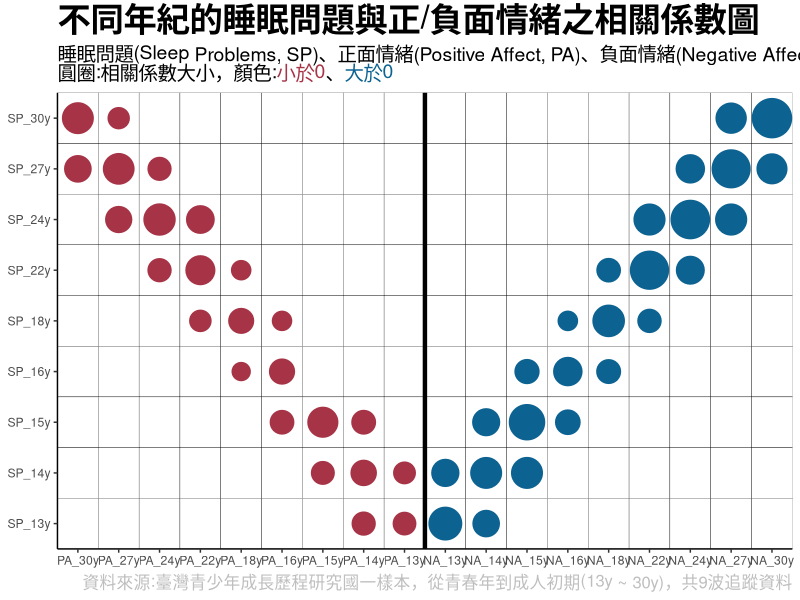
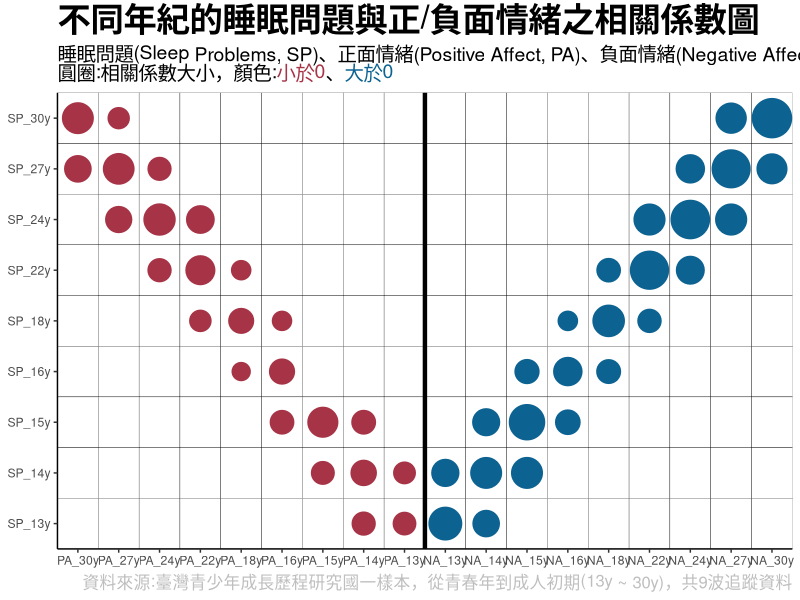

Write the R code that produced these figures, in order.
library(readxl)
library(tidyverse)
library(lavaan)
library(magrittr)
library(ggtext)

# 讀資料 ----
## 先預處理
corr1 <- read_excel("30 practice/corr/corr.xlsx", 
                   sheet = "xyz31")

cor_nm <- colnames(corr1)[-1]

## 標籤
xlevel <- c("PA_30y", "PA_27y", "PA_24y", "PA_22y", "PA_18y", "PA_16y",
            "PA_15y", "PA_14y", "PA_13y",
            "NA_13y", "NA_14y", "NA_15y", "NA_16y", "NA_18y", "NA_22y", 
            "NA_24y", "NA_27y", "NA_30y") 
ylevel <- c("SP_13y", "SP_14y", "SP_15y", "SP_16y", 
            "SP_18y", "SP_22y", "SP_24y", "SP_27y", 
            "SP_30y")

# 整理資料 ----
corr1.1 <- corr1 %>% 
  rename("yvar" = "...1") |>
  pivot_longer(cols = cor_nm , names_to = "xvar") |>
  mutate(across(c(xvar, yvar), as.factor)) |>
  transform( 
    xvar = factor(xvar,levels = xlevel),
    yvar = factor(yvar,levels = ylevel)
  )

# 假設 corr1.1 已經是一個 data frame
corr1.1 <- corr1.1 %>%
  mutate(color_value = case_when(
    value < 0 ~ "pa",     # 當數值小於 0 時使用這個顏色
    value > 0 ~ "na",    # 當數值大於等於 1 時使用這個顏色
    TRUE ~ "0"       # 其他情況不賦予顏色（可以視需求更改）
  ))

cols <- c("pa" = "#A63446", "na" = "#0C6291", "0" = "white")
# 畫圖 ----
p <- 
corr1.1 %>%
  ggplot(aes(xvar, yvar, col = color_value)) + 
  geom_tile(col="black", fill="white") +
  geom_point(aes(size = abs(value), fill = value), 
             shape = "circle", stroke = 0.5) +
  labs(x = NULL, y = NULL, 
       col = "",
       title ="不同年紀的睡眠問題與正/負面情緒之相關係數圖", 
       subtitle = "睡眠問題(Sleep Problems, SP)、正面情緒(Positive Affect, PA)、負面情緒(Negative Affect, NA)<br>圓圈:相關係數大小，顏色:<span style='color:#A63446;'>小於0</span></b>、<span style='color:#0C6291;'>大於0</span></b>",
       caption = "資料來源:臺灣青少年成長歷程研究國一樣本，從青春年到成人初期(13y ~ 30y)，共9波追蹤資料") +
  theme_classic() +
  scale_colour_manual(
    values = cols, 
    guide = NULL
  ) +
  scale_x_discrete(expand = c(0,0)) +
  scale_y_discrete(expand = c(0,0)) +
  scale_size(range = c(1,13), guide = NULL) +
  guides(fill = FALSE) + 
  geom_vline(xintercept = 9.5, linetype = "solid",
             size = 1.5, color = "black") + 
  theme(
    plot.subtitle=element_markdown(size = 14),
    plot.title = element_markdown(size = 24, face = "bold"),
    plot.caption = element_markdown(size = 12, color = "gray")
    )

p
ggsave("30 practice/corr/睡眠問題與正負面情緒之相關係數圖.png", 
       plot = p, width = 10, height = 6, dpi = 300)
